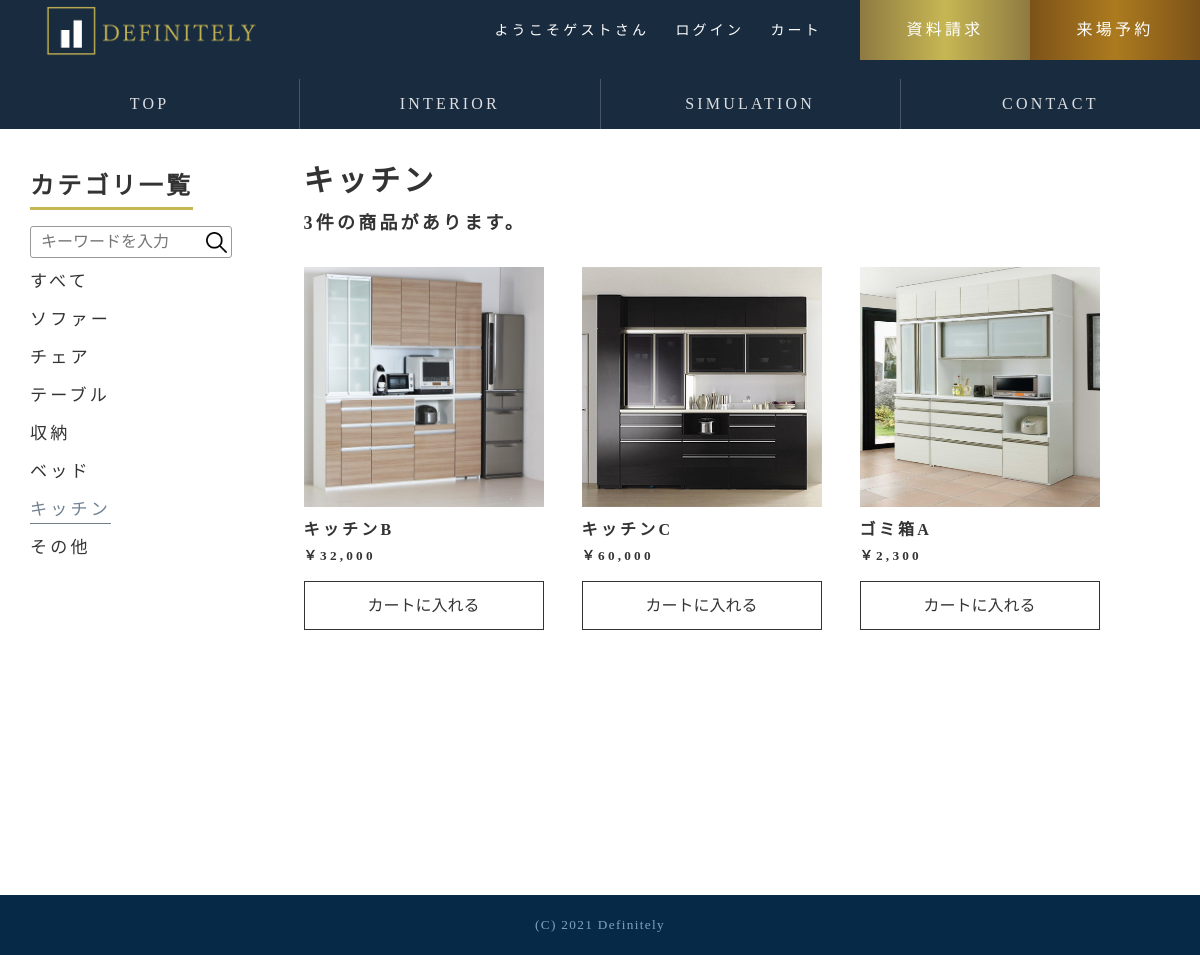
The app's page /shop_category/kitchen.php with its own data.
### tables this page shows
CREATE TABLE items
(
	product_id int(11) NOT NULL AUTO_INCREMENT,
	product_name varchar(255) NOT NULL,
	Price int(11),
	count int(11) NOT NULL,
	search_name varchar(255) NOT NULL,
	sy_height int(11),
	sy_width int(11),
	sy_images varchar(255),
	PRIMARY KEY (product_id)
);

CREATE TABLE item_img
(
	item_img_id int(11) NOT NULL,
	product_id int(11) NOT NULL,
	product_img varchar(255),
	PRIMARY KEY (item_img_id)
);

### Model/category.php (called while the page is built, shortened)
<?php
  $dsn = 'mysql:host=localhost;dbname=hew2020_91149;charset=utf8mb4';
  $db_user = 'root';
  $db_password = '0112';
  try {
    $pdo = new PDO($dsn, $db_user, $db_password);
    $pdo->setAttribute(
        PDO::ATTR_ERRMODE,
        PDO::ERRMODE_EXCEPTION
    );
    $sql_5 = "SELECT items.product_id,product_img,product_name,price,count,info_id FROM items JOIN item_img ON items.product_id = item_img.product_id JOIN item_category ON items.product_id = item_category.product_id";
    $stmt = $pdo->query( $sql_5 );
    $tables1 = $stmt->fetchAll(PDO::FETCH_ASSOC);
    $sql6 = "SELECT item_category.* from items JOIN item_category ON items.product_id = item_category.product_id where info_id=5";
    $sth = $pdo -> query($sql6);
    $record6 = $sth -> rowCount();
    $sql6_5 = "SELECT items.product_id,product_img,product_name,price,count,info_id FROM items JOIN item_img ON items.product_id = item_img.product_id JOIN item_category ON items.product_id = item_category.product_id where info_id= 5";
    $stmt = $pdo->query( $sql6_5 );
    $tables6 = $stmt->fetchAll(PDO::FETCH_ASSOC);
  }catch(PDOException $error){
    header('Location: /IT42-117/erro_pages/error1.php');
    exit;
  }
?>

### shop_category/kitchen.php (the view, shortened to what this page needs)
<?php
     require_once('../Model/category.php');
     $login = 'login.php';
     $logout = 'logout.php';
     $simulation = 'path_sim.php';
?>
<!DOCTYPE html>
<html lang="ja">
<head>
        <link rel="stylesheet" href="../css/shop.css">
        <link rel="stylesheet" href="../css/normalize.css">
        <link rel="stylesheet" href="../css/common.css">
    </head>
    <body>
        <div class="wrapper">
          <header class="header_top">
             <div class="header_upper">
               <a href="../index.php"><h1 class="header_logo"><img src="../images/logo.png" alt="ロゴ"></h1></a>
               <div class="top_flex2">
                 <nav class="header_nav1">
                   <ul>
                     <li><a class="nav_link" href="#"><?php if (isset($_SESSION['mail_address'])) { echo "ようこそ".$_SESSION['name']."さん"; } else {echo"ようこそゲストさん";}?></a></li>
                     <li>
                     <?php
                       if( isset($_SESSION['mail_address'])){
                          echo '<a class = "nav_link" name="logout" href = "../view/'.$logout.'">ログアウト</a>';
                           }else{
                            echo '<a class = "nav_link" href = "../view/'.$login.'">ログイン</a>';
                       }
                    ?></li>
                     <li><?php if(isset($_SESSION['mail_address'])){ echo "<a class='nav_link' href='../view/cart.php'>カート</a>" ;}else{
                           echo "<a class='nav_link' href='../view/path_ca.php'>カート</a>" ;}?></li>
                   </ul>
                 </nav>
                 <nav class="header_nav2">
                   <ul>
                     <li><a class="nav_info" href="#">資料請求</a></li><li><a class="nav_reserve" href="#">来場予約</a></li>
                   </ul>
                 </nav>
               </div>
             </div>
             <div class="lower">
               <nav class="header_nav3">
                 <ul>
                   <li>
                     <a class="nav_link" href="../index.php">
                       <span class="nomal">TOP</span>
                     </a>
                   </li><li>
                     <a class="nav_link" href="interior.php">
                       <span class="nomal">INTERIOR</span>
                     </a>
                   </li><li>
                   <?php if (isset($_SESSION['mail_address'])) { echo "<a class='nav_link' href='../view/madori.php'>
                       <span class='nomal'>SIMULATION</span>
                       <span class='hover'>シミュレーション</span>"; }
                       else{ echo "<a class='nav_link' href=../view/$simulation>
                         <span class='nomal'>SIMULATION</span>
                         <span class='hover'>シミュレーション</span>"; }?>
                   </li><li>
                     <a class="nav_link" href="../view/otoiawase.php">
                       <span class="nomal">CONTACT</span>
                     </a>
                   </li>
                 </ul>
               </nav>
             </div>
           </header>
        <main class="main">
        <div class="left">
            <h2 class="ctlist">カテゴリ一覧</h2>
            <nav class="category">
                <form id="form1" action="../view/search_view.php" method="post">
                <input id="sbox1" type="search" name="search" placeholder="キーワードを入力"><input id="sbtn1" type="submit" name="submit" value="">
                </form>
                <ul>
                    <li>
                        <a class="nav_furniture" href="interior.php">すべて</a>
                    </li>
                    <li>
                        <a class="nav_furniture" href="sofa.php">ソファー</a>
                    </li>
                    <li>
                        <a class="nav_furniture" href="chair.php">チェア</a>
                    </li>
                    <li>
                        <a class="nav_furniture" href="desk.php">テーブル</a>
                    </li>
                    <li>
                        <a class="nav_furniture" href="chest.php">収納</a>
                    </li>
                    <li>
                        <a class="nav_furniture" href="bed.php">ベッド</a>
                    </li>
                    <li id="check">
                        <a class="nav_furniture" href="kitchen.php">キッチン</a>
                    </li>
                    <li>
                        <a class="nav_furniture" href="other.php">その他</a>
                    </li>
                </ul>
              </nav>
            </div>
            <div class="right">
            <div class="product">
                <h2 class="product">キッチン</h2>
                <h3><?php echo $record6."件の商品があります。" ?></h3>
            </div>
            <div class="shelf">
              <?php foreach($tables6 as $table){ ?>
                <div class="item">
                    <img src="../interior_img/all_img/<?php echo $table['product_img']; ?>" alt="ベッド_1" class="bet">
                    <h4><?php echo $table['product_name']; ?></h4>
                    <h5><?php echo "￥".number_format($table['price']); ?></h5>
                    <form action="../control/cart_import.php" method="POST" class="item-form">
                        <button type="submit" class="btn">カートに入れる</button>
                    </form>
                  </div>
                  <?php } ?>
            </div>
          </div>
        </main>
        <footer class="footer">
            <small>(C) 2021 Definitely</small>
        </footer>
    </div>
</body>
</html>

### css/shop.css (style rules this page uses)
body { padding-top: 125px; }
.main { display: flex; align-items: baseline; margin: 30px auto 100px; width: 95%; }
.left { position: -webkit-sticky; position: sticky; top: 165px; width: 24%; }
.right { width: 76%; }
#form1 { background-color: white; width:200px; height: 30px; border: 1px #999 solid; margin-top: 6%; border-radius: 3px; }
#form1 input { vertical-align: top; margin: 0; height: 100%; box-sizing: border-box; background-color: transparent; }
#sbox1 { border: none; outline:0; width: 170px; padding:.5rem 10px; }
#sbtn1 { width: 30px; border:none; background-image: url(../images/loupe.png); background-position: center; background-size: 70%; background-repeat: no-repeat; }
h2.ctlist { border-bottom:solid 3px #c7b753; display: inline-block; }
.category li { display: list-item; list-style-type: none; text-transform: uppercase; margin-top: 3%; font-size: .9rem; }
.category li .nav_furniture { position: relative; text-decoration: none; cursor: pointer; }
.nav_furniture:visited, .nav_furniture:active, .nav_furniture:link { color: #333; }
.nav_furniture:before { content: ""; position: absolute; left: 0; right: 0; bottom: -5px; width: 100%; height: 1.5px; background-color:#728190; transform: scale(0, 1); transform-origin: left; transition: .3s; }
#check .nav_furniture:before { transform: scale(1); }
#check .nav_furniture { color: #728190 }
h2.product { font-size: 30px; }
h3 { font-size: 18px; }
div.shelf { display: flex; flex-wrap: wrap; }
div.item { margin: 1.5rem 2rem 1.5rem 0; display: inline-block; }
img.bet { width: 240px; height: 240px; }
.btn { display: inline-block; margin-top: .7rem; width: 100%; padding: 4% 0; text-decoration: none; background-color: rgba(0, 0, 0, 0); color: #333; border: solid 1px #333; transition: .4s; }

### css/common.css (style rules this page uses)
* { margin: 0; padding: 0; outline: 0; }
body { font-family: Cinzel, "Noto Serif JP", serif; font-size: 16px; color: #333; background-color: #FFF; line-height: 1.75; letter-spacing: .2em; }
.wrapper { position: relative; margin: 0 auto; min-height: 100vh; padding-bottom: 60px; box-sizing: border-box; }
.header_top { position: fixed; top: 0; left: 0; width: 100%; background-color: rgba(0,21,43,0.9); z-index: 10; }
.header_upper { position: relative; display: flex; justify-content: space-between; height: 60px; }
.header_logo { width: 30%; height: 60px; }
.header_logo img { padding: 5px 0 0 45px; width: 230px; }
.top_flex2 { display: flex; }
.header_nav1 { white-space: nowrap; text-align: left; line-height: 60px; }
.header_nav1 ul li { display: inline-block; margin-left: 1rem; font-size: 14px; }
.header_nav2 { display: flex; text-align: left; white-space: nowrap; margin-left: 2rem; }
.header_nav2 ul li { display: inline-block; text-align: center; font-size: 16px; transition:.3s; }
.header_nav2 ul li .nav_info { width: 170px; height: 60px; line-height: 60px; background:linear-gradient(to right, #8e7a42 0%,#c7b753 50%,#8e7a42 100%); }
.header_nav2 ul li .nav_reserve { width: 170px; height: 60px; line-height: 60px; background:linear-gradient(to right, #7c5219 0%,#ac7b1f 50%,#7c5219 100%); }
.nav_link, .nav_info, .nav_reserve { position: relative; display: inline-block; text-decoration: none; color: #fff; }
.header_nav3 ul { display: flex; margin-top: 1rem; }
.header_nav3 ul li { display: inline-block; width: calc(100%/4); height: 50px; line-height: 50px; text-align: center; font-size: 16px; transition:all .4s ease-out; }
.header_nav3 ul li +li { border-left: rgba(255,255,255,.2) 1px solid; }
.header_nav3 ul li a { display: block; color: rgba(255,255,255,.85); }
.footer { position: absolute; bottom: 0; width: 100%; height: 60px; text-align: center; background: #072948; }
.footer small { line-height: 60px; color: #81A3C2; letter-spacing: .1em; font-size: .7rem; }
@media (min-width: 48em) { :root { font-size: calc(1rem + ((1vw - 0.48rem) * 0.6944)); min-height: 0vw; } }

### records on screen
items: item_img.product_img (picture), product_name "キッチンB", Price "32,000"
items: item_img.product_img (picture), product_name "キッチンC", Price "60,000"
items: item_img.product_img (picture), product_name "ゴミ箱A", Price "2,300"

### other values on screen
$record6 "3"
